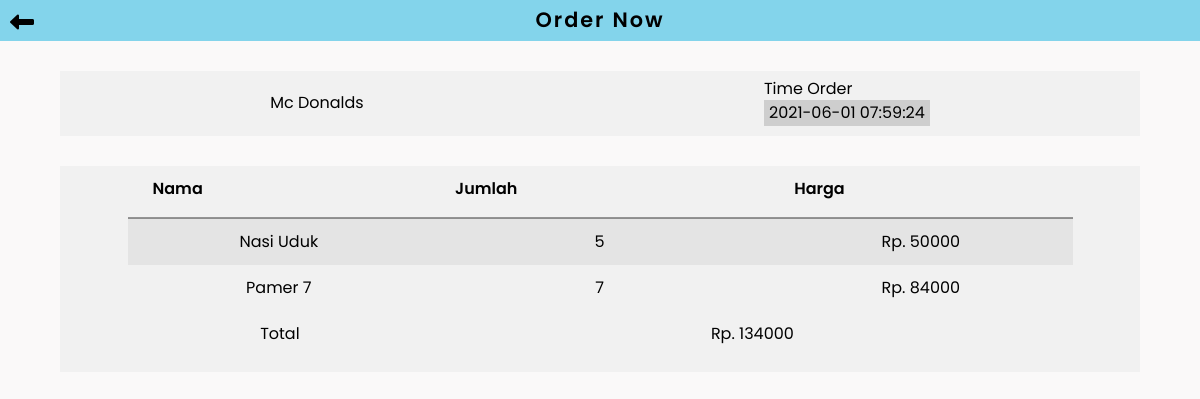
The app's page /customer/order/detail.php?kode=110, older data.
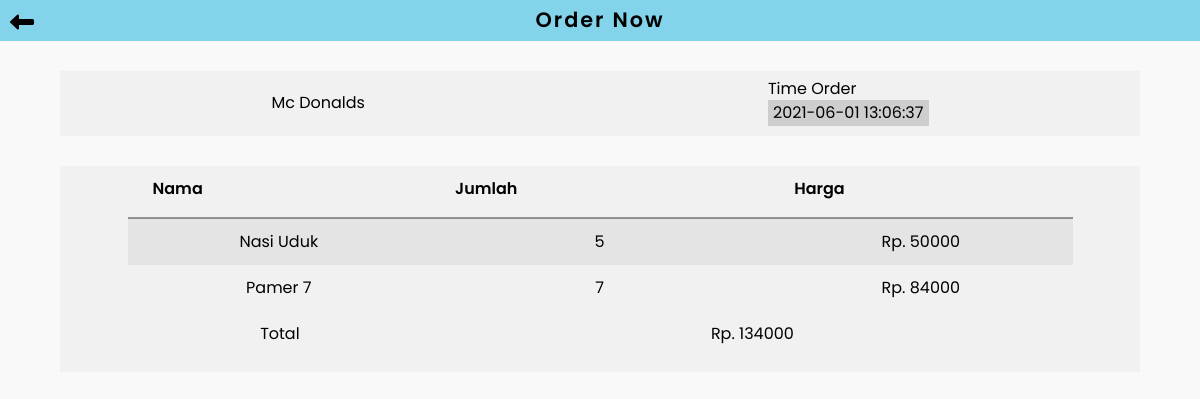
The same page, newer data.
### tables this page shows
CREATE TABLE `store` (
  `id` int(11) NOT NULL,
  `name` varchar(50) NOT NULL,
  `address` varchar(100) NOT NULL,
  `phone_number` varchar(13) NOT NULL,
  `status` enum('active','deactive') NOT NULL,
  `id_client` int(11) NOT NULL,
  `image` varchar(255) NOT NULL,
  `date_c` timestamp NOT NULL DEFAULT current_timestamp() ON UPDATE current_timestamp()
);

CREATE TABLE `orders` (
  `id` int(11) NOT NULL,
  `date_o` timestamp NOT NULL DEFAULT current_timestamp() ON UPDATE current_timestamp(),
  `total` int(11) NOT NULL,
  `id_customer` int(11) NOT NULL,
  `status` enum('bb','sb','ex','cc') NOT NULL,
  `id_cashier` int(11) NOT NULL,
  `req` enum('pd','rp') NOT NULL
);

CREATE TABLE `detail_order` (
  `id` int(11) NOT NULL,
  `id_order` int(11) NOT NULL,
  `id_product` int(11) NOT NULL,
  `cont` int(11) NOT NULL,
  `notes` varchar(100) NOT NULL
);

CREATE TABLE `products` (
  `id_p` int(11) NOT NULL,
  `types` enum('foods','drinks','snacks') NOT NULL,
  `name_p` varchar(50) NOT NULL,
  `price` int(11) NOT NULL,
  `stocks` int(11) NOT NULL,
  `image` varchar(255) NOT NULL,
  `id_store` int(11) NOT NULL,
  `status` enum('ready','empty') NOT NULL
);

### customer/order/detail.php (the view, shortened to what this page needs)
<?php
include '../../inc/koneksi.php';
if (isset($_GET['kode'])) {
  $a=$_GET['kode'];
}
  $sql_cek="SELECT s.name, o.date_o
    FROM orders AS o
    LEFT JOIN detail_order AS do ON do.id_order=o.id
    LEFT JOIN products AS p ON p.id_p=do.id_product
    LEFT JOIN store AS s ON s.id=p.id_store
    WHERE o.id=$a";
  $query_cek = mysqli_query($koneksi, $sql_cek);
  $data_cek= mysqli_fetch_array($query_cek,MYSQLI_ASSOC);
  $total=0;
 ?>
<!DOCTYPE html>
<html lang="en">
<head>
	<link rel="stylesheet" href="../../dist/css/style.css">
</head>
<body>
  <header class="head-profil">
    <a href="./orders.php"><i class="fas fa-long-arrow-alt-left" id="arrow"></i></a>
    <h2>Order Now</h2>
  </header>
  <main>
    <div class="konten-order">
      <div style="align-self: center">
        <p><?= $data_cek['name']; ?></p>
      </div>
      <div>
        <p>Time Order</p>
        <p class="time"><?= $data_cek['date_o']; ?></p>
      </div>
    </div>
    <div class="konten-order1">
      <table>
        <tr>
          <th>Nama</th>
          <th>Jumlah</th>
          <th>Harga</th>
        </tr>
        <?php
        $cek_sql="SELECT p.name_p, do.cont, p.price
        FROM orders AS o
        RIGHT JOIN customer AS c ON o.id_customer=c.id
        LEFT JOIN detail_order AS do ON do.id_order=o.id
        LEFT JOIN products AS p ON p.id_p=do.id_product
        LEFT JOIN store AS s ON s.id=p.id_store
        WHERE o.id=$a";
        $cek_query = mysqli_query($koneksi, $cek_sql);
        while($cek_data= mysqli_fetch_array($cek_query,MYSQLI_ASSOC)) {?>
        <tr>
          <td><?= $cek_data['name_p']; ?></td>
          <td><?= $cek_data['cont']; ?></td>
          <td>Rp. <?= $a=$cek_data['price'] * $cek_data['cont']; ?></td>
        </tr>
        <?php $total += $a; } ?>
      </table>
      <table class="total">
        <tr>
          <td>Total</td>
          <td>Rp. <?= $total; ?></td>
        </tr>
      </table>
    </div>
  </main>
</body>
</html>

Row changes from the older to the newer data that the page shows:
changed orders: date_o "2021-06-01 07:59:24" → "2021-06-01 13:06:37"
